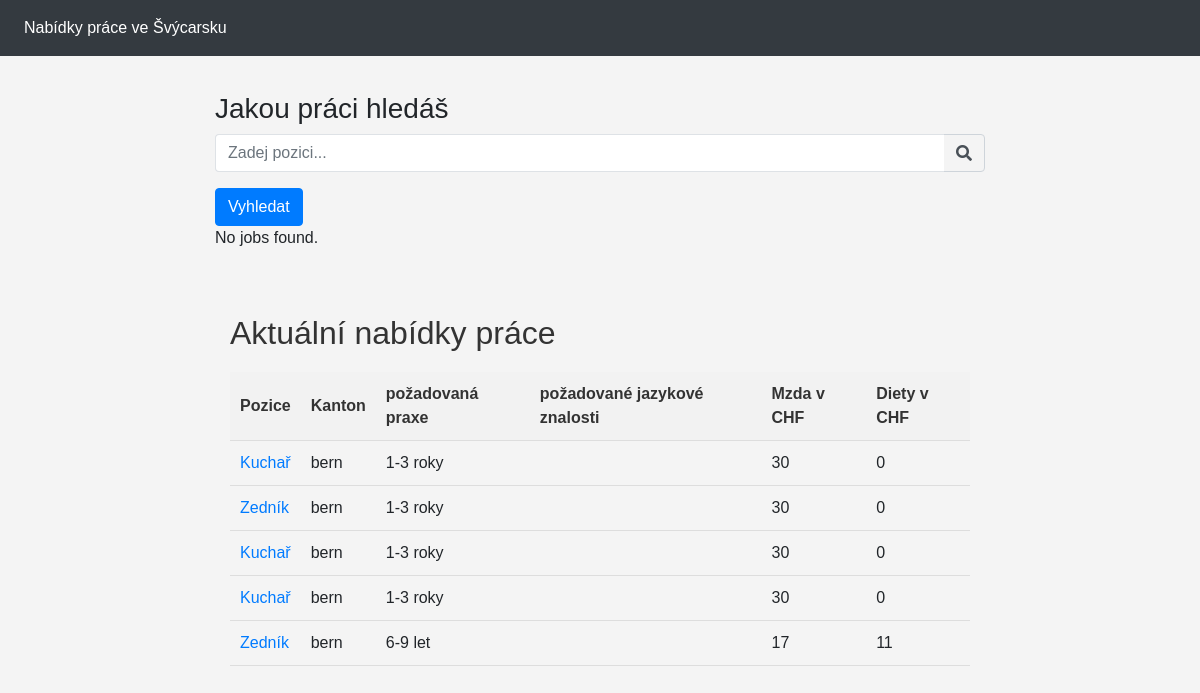
/all-jobs/, run on an earlier commit of the app's database.
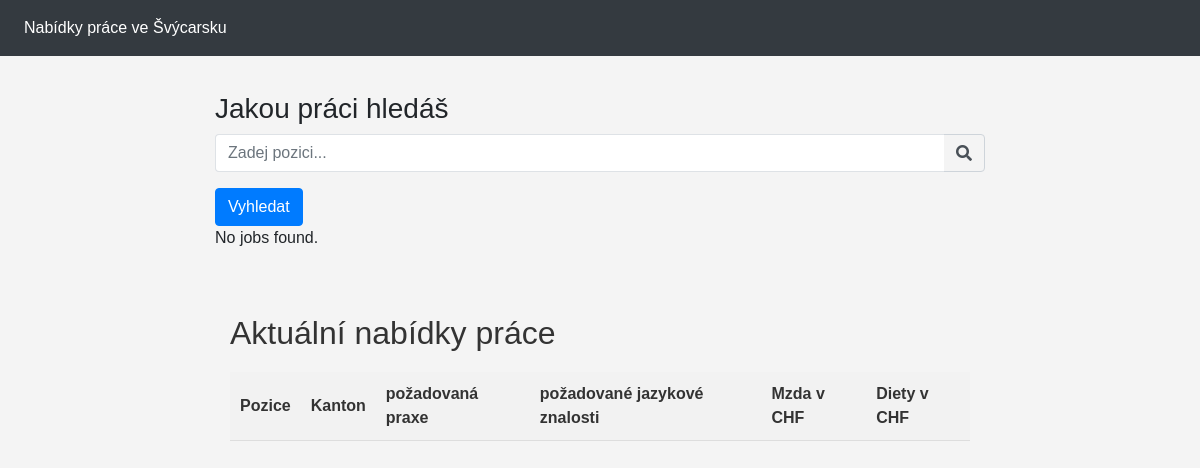
And on a later commit of the database.
### jobapp/models.py (models this page shows, shortened)
class PostJob(models.Model):
    EXPERIENCE_CHOICES = [
        ('1-3 roky', '1-3'),
        ('4-6 let', '4-6'),
        ('6-9 let', '6-9'),
        ('10 a více let', '10 a více'),
    ]
    ACCOMMODATION_CHOICES = [
        ('vlastní ubytování', 'vlastní'),
        ('zajištěné ubytování', 'zajištěné'),
    ]
    author = models.ForeignKey("users.User", on_delete=models.CASCADE, default='')
    created_at = models.DateTimeField(auto_now_add=True)
    positions = models.ForeignKey(Position, related_name="position", on_delete=models.CASCADE)
    driving_licence = models.ManyToManyField(DrivingLicence, blank=True)
    experience = models.CharField(max_length=100, choices=EXPERIENCE_CHOICES, default='1-3')
    place = models.ForeignKey(Place, related_name="postjobs", on_delete=models.CASCADE, null=True)
    language = models.ManyToManyField(Language, related_name="language")
    accommodation = models.CharField(max_length=30, choices=ACCOMMODATION_CHOICES, default='')
    info_position = models.TextField()
    salary = models.IntegerField(choices=[(i, i) for i in range(100)], default=30)
    diet = models.IntegerField(choices=[(i, i) for i in range(31)], default=0)

class Position(models.Model):
    name_position = models.CharField(max_length=100)
    class Meta:
        ordering = ['name_position']
    def __str__(self):
        return self.name_position

class Place(models.Model):
    name_place = models.CharField(max_length=100)
    shortname = models.CharField(max_length=3)
    class Meta:
        ordering = ['name_place']
    def __str__(self):
        return self.name_place

### jobapp/views.py (the view)
# urls.py: path("all-jobs/", AllJobsView.as_view(), name="all-jobs"),
class AllJobsView(ListView):
    model = PostJob
    template_name = "all-jobs.html"
    context_object_name = "all_jobs"

### jobapp/templates/all-jobs.html (shortened to what this page needs)
{% load static offer_filters %}
<!DOCTYPE html>
<html lang="en">
<head>
    <link rel="stylesheet" href="https://stackpath.bootstrapcdn.com/bootstrap/4.3.1/css/bootstrap.min.css"
>
    <link rel="stylesheet" href="https://use.fontawesome.com/releases/v5.8.1/css/all.css"
>
</head>
<body>
<br>
<br>
<br>
<nav class="navbar navbar-expand-md navbar-dark bg-dark fixed-top">
    <div class="collapse navbar-collapse" id="navbarsExampleDefault">
        <ul class="navbar-nav mr-auto">
            <li class="nav-item active">
                <a class="nav-link" href="#">Nabídky práce ve Švýcarsku</a>
            </li>
        </ul>
    </div>
</nav>
<main role="main" class="container">
    <h3>Jakou práci hledáš</h3>
    <form method="GET" action="{% url 'job-search' %}">
        <div class="form-row">
            <div class="form-group col-12">
                <div class="input-group">
                    <input class="form-control py-2 border-right-0 border" type="search" name="title_contains"
                           placeholder="Zadej pozici..."/>
                    <span class="input-group-append">
                        <div class="input-group-text bg-transparent">
                            <i class="fa fa-search"></i>
                        </div>
                    </span>
                </div>
            </div>
        </div>
        <button type="submit" class="btn btn-primary">Vyhledat</button>
    </form>
    {% if jobs %}
    <ul>
        {% for job in jobs %}
        <li>{{ job.positions }}</li>
        {% endfor %}
    </ul>
    {% else %}
    <p>No jobs found.</p>
    {% endif %}
    {% if not jobs %}
    <br>
    <br>
    <div class="container">
        <h2>Aktuální nabídky práce</h2>
        <table id="jobs-table">
            <colgroup span="2"></colgroup>
            <tr>
                <th>Pozice</th>
                <th>Kanton</th>
                <th>požadovaná praxe</th>
                <th>požadované jazykové znalosti</th>
                <th>Mzda v CHF</th>
                <th>Diety v CHF</th>
            </tr>
            {% for job in all_jobs %}
            <tr>
                <td><a href="{% url 'job-detail' job.id %}">{{ job.positions }}</td>
                <td>{{ job.place }}</td>
                <td>{{ job.experience }}</td>
                <td>
                </td>
                <td>{{ job.salary }}</td>
                <td>{{ job.diet }}</td>
            </tr>
            {% endfor %}
        </table>
    </div>
    {% endif %}
</main>
</body>
</html>

### jobapp/templates/all-jobs.html (style rules this page uses)
body { font-family: Arial, sans-serif; background-color: #f4f4f4; margin: 0; padding: 20px; }
h2 { color: #333; }
.container { max-width: 800px; margin: 0 auto; }
table { width: 100%; border-collapse: collapse; margin-top: 20px; }
th, td { padding: 10px; text-align: left; border-bottom: 1px solid #ddd; }
th { background-color: #f2f2f2; color: #333; font-weight: bold; }

What changed in the data, as far as the page shows it:
removed PostJob: positions "Kuchař", place "bern", experience "1-3 roky", salary "30", diet "0"
removed PostJob: positions "Zedník", place "bern", experience "1-3 roky", salary "30", diet "0"
removed PostJob: positions "Kuchař", place "bern", experience "1-3 roky", salary "30", diet "0"
removed PostJob: positions "Kuchař", place "bern", experience "1-3 roky", salary "30", diet "0"
removed PostJob: positions "Zedník", place "bern", experience "6-9 let", salary "17", diet "11"
